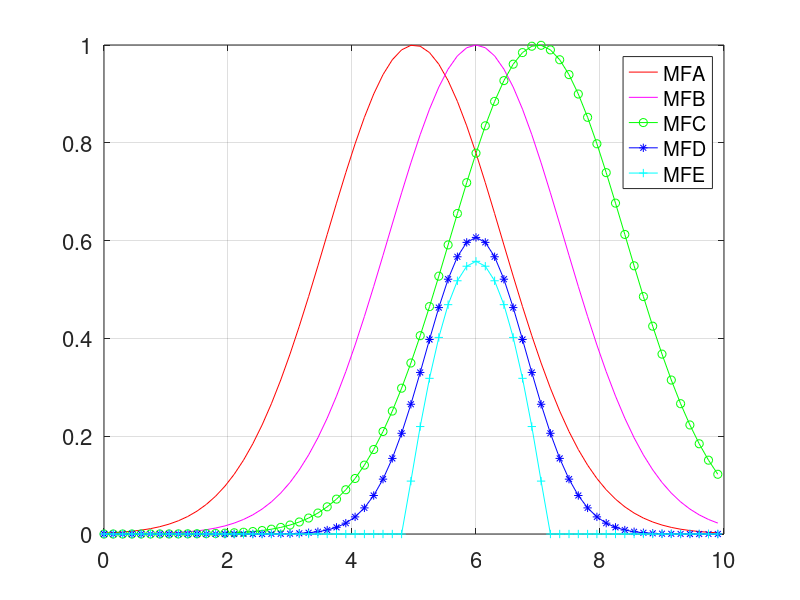

MATLAB code for this plot:
% algebraic product and Lukasiewicz product
x=[0:0.15:10]
ya=exp(-(((x-5)/2).^2))
yb=exp(-(((x-6)/2).^2))
yc=exp(-(((x-7)/2).^2))
yd=ya.*yb.*yc
ye_ab=max(0,ya+yb-1)
ye_abc=max(0,ye_ab+yc-1)

% plot the curves
plot(x,ya,'r',x,yb,'m',x,yc,'g-o',x,yd,'b-*',x,ye_abc,'c-+')
grid on
legend('MFA','MFB','MFC','MFD','MFE')

% axis, line width, font size
set(gca,'fontsize',16)

% calculate height

hD=max(yd)-min(yd)
hE=max(ye_abc)-min(ye_abc)

% calculate cardinal
cardD=sum(yd)
cardE=sum(ye_abc)

